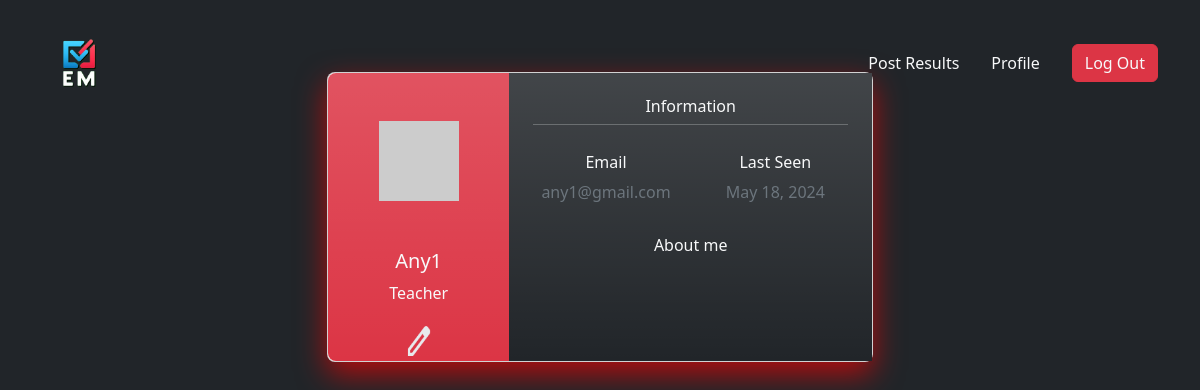
The page /Any1/profile (signed in) on the database its author committed.
### app/models.py (models this page shows, shortened)
class User(UserMixin, db.Model):
    id = db.Column(db.Integer, primary_key=True)
    username = db.Column(db.String(64), index=True, unique=True)
    email = db.Column(db.String(128), unique=True, index=True)
    password_hash = db.Column(db.String(128))
    about_me = db.Column(db.String(140))
    last_seen = db.Column(db.DateTime, default=datetime.now)
    exams = db.relationship('Exams', backref='author', lazy='dynamic')
    def avatar(self, size):
        digest = md5(self.email.lower().encode('utf-8')).hexdigest()
        return f'https://www.gravatar.com/avatar/{digest}?d=identicon&s={size}'

### app/routes.py (the view)
@app.route('/<username>/profile')
@login_required
def profile(username):
    user = User.query.filter_by(username=username).first_or_404()
    return render_template(
        'profile.html',
        title="Profile",
        user=user
    )

### app/models.py (called while the page is built)
@login.user_loader
def load_user(id):
    return User.query.get(int(id))

### app/routes.py (called while the page is built)
@app.before_request
def before_request():
    if current_user.is_authenticated:
        current_user. last_seen = datetime. utcnow()
        db. session.commit ()

### app/templates/profile.html (shortened to what this page needs)
{% extends 'base.html' %}
{% block content %}
<br>
<section class="col-md-12" >
    <div class="container py-5 h-100">
      <div class="row d-flex justify-content-center align-items-center h-100">
        <div class="col col-lg-6 mb-4 mb-lg-0">
          <div class="card mb-3" style="border-radius: .5rem; box-shadow: rgba(255, 0, 0, 0.658) 0px 12px 30px;">
            <div class="row g-0">
              <div class="col-md-4 bg-danger bg-gradient text-light text-center"
                style="border-top-left-radius: .5rem; border-bottom-left-radius: .5rem;">
                <img src="{{ user.avatar(120) }}"
                  alt="Avatar" class="img-fluid my-5" style="width: 80px;" />
                <h5>{{ user.username }}</h5>
                <p>Teacher</p>
                <a href="{{ url_for('edit_profile') }}" class="text-danger"><img src="{{ url_for('static', filename='images/edit.png') }}" width="30px" height="40px"></a>
              </div>
              <div class="col-md-8 text-light bg-dark bg-gradient">
                <div class="card-body p-4">
                  <h6>Information</h6>
                  <hr class="mt-0 mb-4">
                  <div class="row pt-1">
                    <div class="col-6 mb-3">
                      <h6>Email</h6>
                      <p class="text-muted">{{ user.email }}</p>
                    </div>
                    <div class="col-6 mb-3">
                      <h6>Last Seen</h6>
                      <p class="text-muted">{{ moment(user.last_seen).format('ll') }}</p>
                    </div>
                  </div>
                  <h6>About me</h6>
                  </div>
                  <div class="d-flex justify-content-start">
                    <a href="#!"></a>
                    <a href="#!"></a>
                  </div>
                </div>
              </div>
            </div>
          </div>
        </div>
      </div>
    </div>
{% endblock %}

### app/templates/base.html (style rules this page uses)
body { background-color: rgb(33, 37, 41); text-align: center; color: white; }
a { color: white; display: inline-block; text-decoration: none; }

### rows shown on the page
User: username "Any1", email "any1@gmail.com", last_seen "May 18, 2024"
